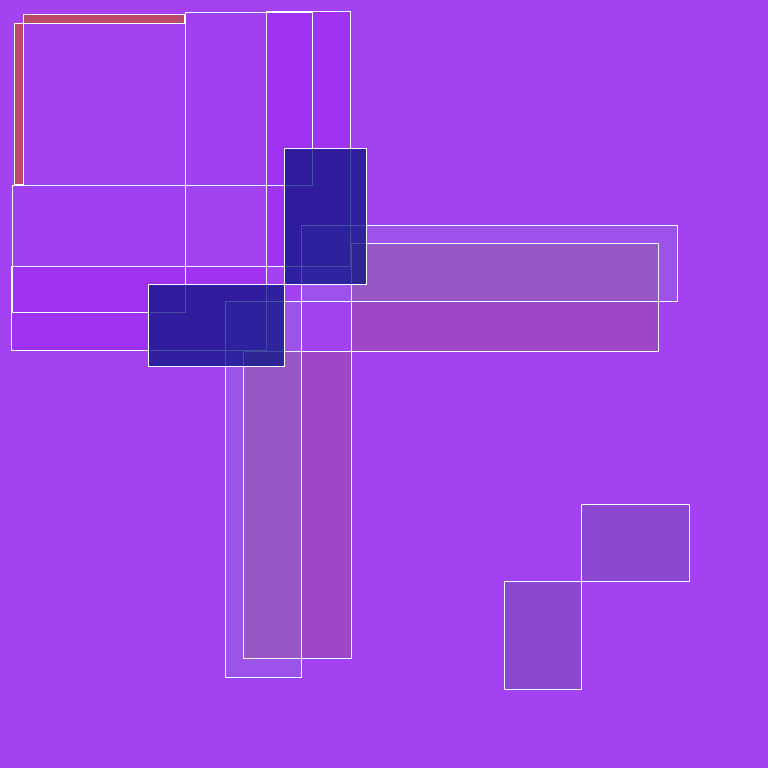
Frame 1 (no input)
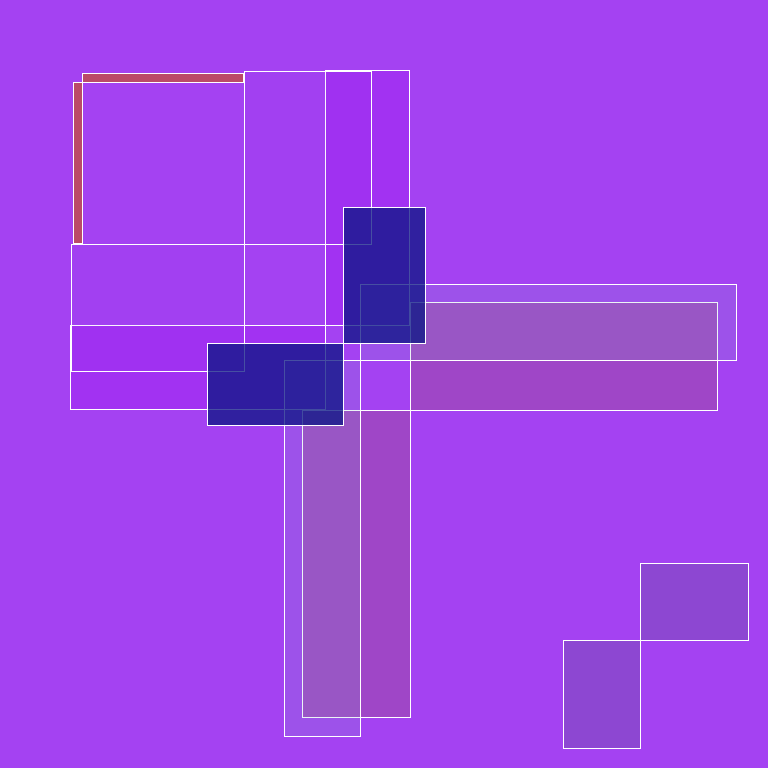
Frame 60 (the mouse pressed at the canvas centre just before this capture)
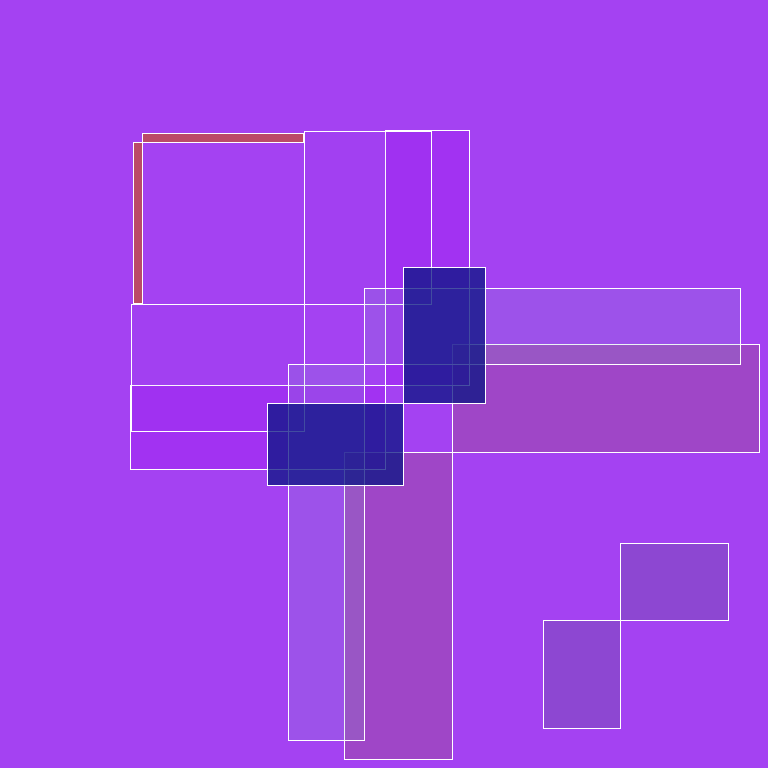
Frame 120 (the mouse held since frame 60 and released just before this capture)

The Processing sketch that drew these frames (run headless with seeded random() and noise(); from frame 60 on, the mouse is pressed at the canvas centre):

// Processing sketch: arrows
// ── arrows.pde
class Shape {
  
  float x, y, z, r, g, b, a;
  boolean direction;
  
  Shape() {
    x = random(width);
    y = random(height);
    z = random(width / 2 + height / 2);
    r = random(255);
    g = random(255);
    b = random(255);
    a = random(255);
    
    direction = true;
  }
  
  void display() {
    fill(r, g, b, a);
    beginShape();
    vertex(x, y);
    vertex(x, z);
    vertex(y, z);
    vertex(y, x);
    vertex(z, x);
    vertex(z, y);
    endShape(CLOSE);
  }
  
  void update() {
    if( x > width || x > height || y > width || y > height || z > width || z > height || x < 0 || x < 0 || y < 0 || y < 0 || z < 0 || z < 0) {
      direction = !direction;
    }
    
    if (direction) {
      x += 1;
      y += 1;
      z += 1;
    } else {
      x -= 1;
      y -= 1;
      z -= 1;
    }
  }
}

ArrayList<Shape> shapes = new ArrayList<Shape>();
float num_shapes;
float r, g, b;

void setup() {
  size(768, 768);
  r = random(255);
  g = random(255);
  b = random(255);
  stroke(255);
  smooth(8);
  
  num_shapes = random(5, 10);
  for(int i = 0; i < num_shapes; i++) {
    shapes.add(new Shape());
  }
}

void draw() {
  background(r, g, b);
  for(int i = 0; i < num_shapes; i++) {
    Shape s = shapes.get(i);
    s.display();
    s.update();
  }
}
